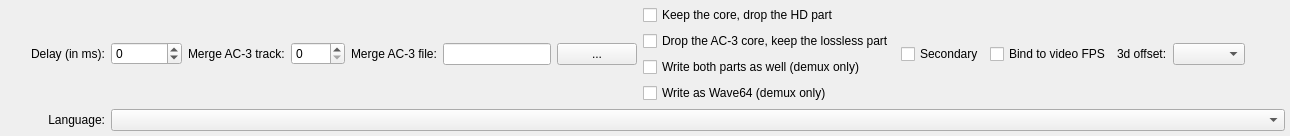
          <widget class="QWidget" name="tabSheetAudio">
           <attribute name="title">
            <string>General track options</string>
           </attribute>
           <layout class="QHBoxLayout" name="horizontalLayout_13">
            <property name="margin">
             <number>5</number>
            </property>
            <item>
             <widget class="QLabel" name="imageSubtitles">
              <property name="text">
               <string/>
              </property>
              <property name="pixmap">
               <pixmap resource="images.qrc">:/images/track_subtitles.png</pixmap>
              </property>
             </widget>
            </item>
            <item>
             <widget class="QLabel" name="imageAudio">
              <property name="text">
               <string/>
              </property>
              <property name="pixmap">
               <pixmap resource="images.qrc">:/images/track_audio.png</pixmap>
              </property>
             </widget>
            </item>
            <item>
             <layout class="QGridLayout" name="gridLayout_2">
              <item row="1" column="0">
               <widget class="QLabel" name="label_18">
                <property name="text">
                 <string>Delay (in ms):</string>
                </property>
                <property name="alignment">
                 <set>Qt::AlignRight|Qt::AlignTrailing|Qt::AlignVCenter</set>
                </property>
               </widget>
              </item>
              <item row="1" column="2">
               <layout class="QHBoxLayout" name="horizontalLayout_12">
                <item>
                 <widget class="QSpinBox" name="editDelay">
                  <property name="sizePolicy">
                   <sizepolicy hsizetype="Fixed" vsizetype="Fixed">
                    <horstretch>0</horstretch>
                    <verstretch>0</verstretch>
                   </sizepolicy>
                  </property>
                  <property name="minimum">
                   <number>-999999</number>
                  </property>
                  <property name="maximum">
                   <number>999999</number>
                  </property>
                  <property name="singleStep">
                   <number>1</number>
                  </property>
                 </widget>
                </item>
                <item>
                 <widget class="QLabel" name="mergeAc3TrackLabel">
                  <property name="text">
                   <string>Merge AC-3 track:</string>
                  </property>
                 </widget>
                </item>
                <item>
                 <widget class="QSpinBox" name="mergeAc3TrackSpinBox">
                  <property name="minimum">
                   <number>0</number>
                  </property>
                  <property name="maximum">
                   <number>9999</number>
                  </property>
                  <property name="toolTip">
                   <string>For TRUE-HD (A_MLP) in MKV only: Matroska AC-3 compatibility track number to merge (merge-ac3-track=).</string>
                  </property>
                 </widget>
                </item>
                <item>
                 <widget class="QLabel" name="mergeAc3FileLabel">
                  <property name="text">
                   <string>Merge AC-3 file:</string>
                  </property>
                 </widget>
                </item>
                <item>
                 <widget class="QLineEdit" name="mergeAc3FileLineEdit">
                  <property name="toolTip">
                   <string>For TRUE-HD (A_MLP) elementary streams: path to an external AC-3 file to merge (merge-ac3-file=).</string>
                  </property>
                 </widget>
                </item>
                <item>
                 <widget class="QPushButton" name="mergeAc3FileBrowseButton">
                  <property name="text">
                   <string>...</string>
                  </property>
                 </widget>
                </item>
                <item>
                 <layout class="QHBoxLayout" name="horizontalLayout_11">
                  <item>
                   <layout class="QVBoxLayout" name="verticalLayoutAudioParts">
                    <item>
                     <widget class="QCheckBox" name="dtsDwnConvert">
                      <property name="text">
                       <string>Keep the core, drop the HD part</string>
                      </property>
                     </widget>
                    </item>
                    <item>
                     <widget class="QCheckBox" name="dropAc3CoreCheckBox">
                      <property name="text">
                       <string>Drop the AC-3 core, keep the lossless part</string>
                      </property>
                     </widget>
                    </item>
                    <item>
                     <widget class="QCheckBox" name="splitAc3CoreCheckBox">
                      <property name="text">
                       <string>Write both parts as well (demux only)</string>
                      </property>
                     </widget>
                    </item>
                    <item>
                     <widget class="QCheckBox" name="w64CheckBox">
                      <property name="text">
                       <string>Write as Wave64 (demux only)</string>
                      </property>
                     </widget>
                    </item>
                   </layout>
                  </item>
                  <item>
                   <widget class="QCheckBox" name="secondaryCheckBox">
                    <property name="text">
                     <string>Secondary</string>
                    </property>
                   </widget>
                  </item>
                  <item>
                   <widget class="QCheckBox" name="checkBoxKeepFps">
                    <property name="text">
                     <string>Bind to video FPS</string>
                    </property>
                   </widget>
                  </item>
                  <item>
                   <widget class="QLabel" name="offsetsLabel">
                    <property name="text">
                     <string>3d offset:</string>
                    </property>
                   </widget>
                  </item>
                  <item>
                   <widget class="QComboBox" name="offsetsComboBox">
                    <property name="minimumSize">
                     <size>
                      <width>0</width>
                      <height>0</height>
                     </size>
                    </property>
                    <property name="sizeAdjustPolicy">
                     <enum>QComboBox::AdjustToContents</enum>
                    </property>
                   </widget>
                  </item>
                  <item>
                   <spacer name="horizontalSpacer_6">
                    <property name="orientation">
                     <enum>Qt::Horizontal</enum>
                    </property>
                    <property name="sizeHint" stdset="0">
                     <size>
                      <width>40</width>
                      <height>20</height>
                     </size>
                    </property>
                   </spacer>
                  </item>
                 </layout>
                </item>
               </layout>
              </item>
              <item row="2" column="0">
               <widget class="QLabel" name="label_19">
                <property name="text">
                 <string>Language:</string>
                </property>
                <property name="alignment">
                 <set>Qt::AlignRight|Qt::AlignTrailing|Qt::AlignVCenter</set>
                </property>
               </widget>
              </item>
              <item row="2" column="2">
               <widget class="QComboBox" name="langComboBox"/>
              </item>
             </layout>
            </item>
           </layout>
          </widget>
